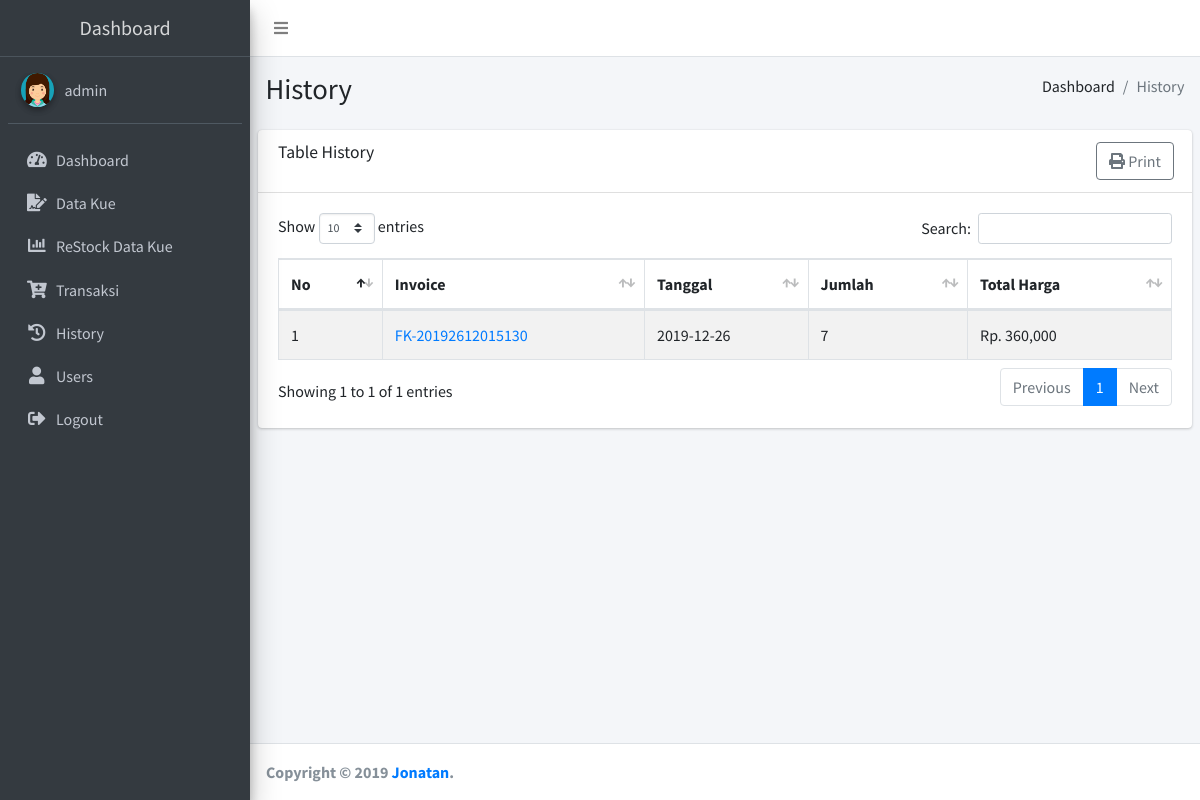
The page /admin/index.php?act=history (signed in) on the database its author committed.
### tables this page shows
CREATE TABLE `history` (
  `id` int(11) NOT NULL,
  `invoice` varchar(50) NOT NULL,
  `tanggal` date NOT NULL,
  `barang_id` int(11) NOT NULL,
  `jumlah` int(11) NOT NULL,
  `harga` int(20) NOT NULL,
  `total_harga` int(20) NOT NULL
);

### admin/history.php (the view, shortened to what this page needs)
<?php
    $result = $conn->query("SELECT  id, invoice,tanggal, SUM(jumlah) AS jumlah , SUM(total_harga) AS total_harga FROM history GROUP BY invoice ");
?>
<div class="content-wrapper">
    <section class="content-header">
      <div class="container-fluid">
        <div class="row mb-2">
          <div class="col-sm-6">
            <h1>History</h1>
          </div>
          <div class="col-sm-6">
            <ol class="breadcrumb float-sm-right">
              <li class="breadcrumb-item">Dashboard</li>
              <li class="breadcrumb-item active">History</li>
            </ol>
          </div>
        </div>
      </div>
    </section>
    <section class="content">
      <div class="card">
        <div class="card-header">
          <h3 class="card-title">Table History</h3>
          <div class="card-tools">
            <a href="laporan_history.php" class="btn btn-outline-secondary mr-2"><i class="fas fa-print"></i> Print</a>
          </div>
        </div>
        <div class="card-body">
        <table id="tables" class="table table-bordered table-striped">
                <thead>
                <tr>
                  <th>No</th>
                  <th>Invoice</th>
                  <th>Tanggal</th>
                  <th>Jumlah</th>
                  <th>Total Harga</th>
                </tr>
                </thead>
                <tbody>
                <?php
                    if($result->num_rows > 0){
                      $n = 1;
                      while($row = $result->fetch_assoc()){
                        echo "<tr>";
                        echo "<td>".$n."</td>";
                        echo "<td><a href='struk.php?invoice=".$row['invoice']."'>".$row['invoice']."</a></td>";
                        echo "<td>".$row['tanggal']."</td>";
                        echo "<td>".$row['jumlah']."</td>";
                        echo "<td>Rp. ".number_format($row['total_harga'])."</td>";
                        echo "</tr>"  ;
                        $n++;
                      }
                    }
                  ?>
                </tbody>
              </table>
        </div>
      </div>
    </section>
  </div>

### rows shown on the page
history: invoice "FK-20192612015130", tanggal "2019-12-26", jumlah "7", total_harga "360,000"

### other values the page prints
$_SESSION['username'] "admin"
